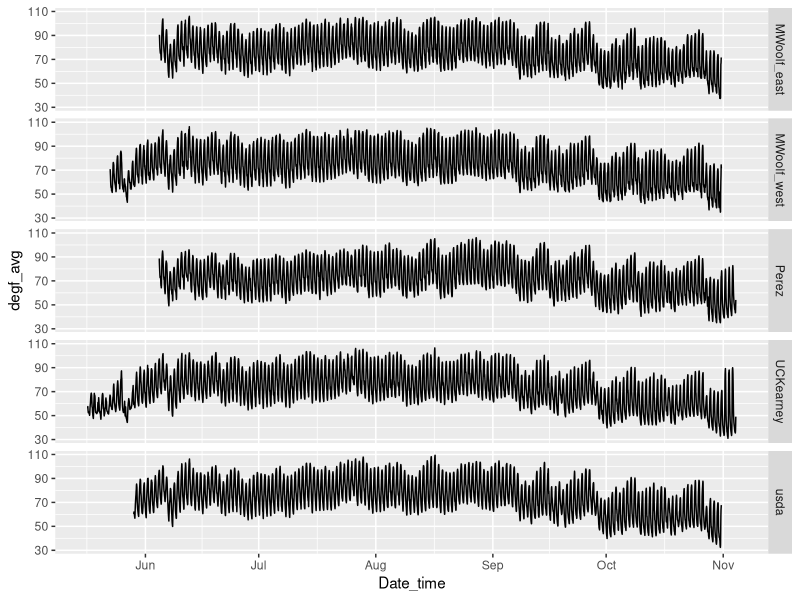
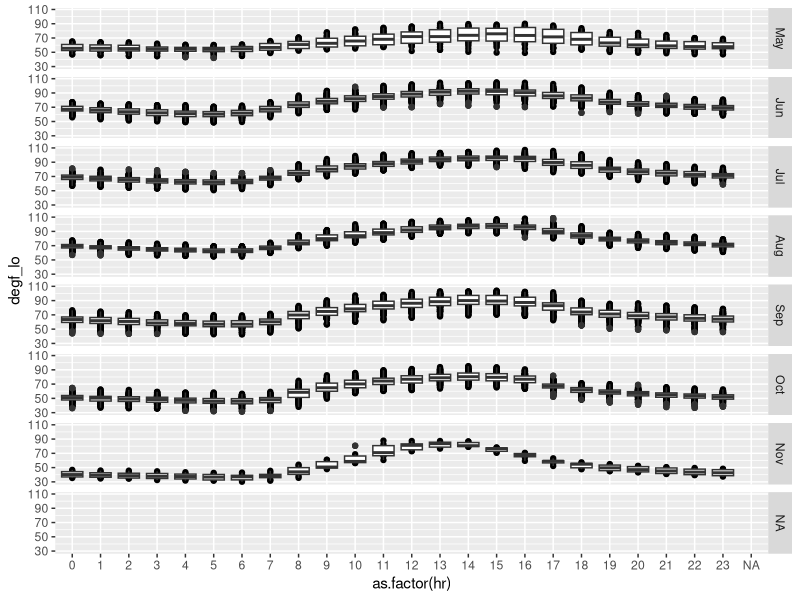

R code for these plots, in order: (Note: this script raises an error after producing the figures.)
#===========================================================================#
# script1_temperature_variation.R
# 
# Examine variation in nightly temperatures, and determine the number of
# observations in a range relevant to shifting mating activity earler
#
#===========================================================================#


library(tidyverse)
library(lubridate)

#---------------------------------------------------------------------------
## Variation in 2019 data

alltemps19 <- readr::read_csv("./data/trapview_temps_degf_y19.csv")

ggplot(alltemps19, aes(x = Date_time, y = degf_avg)) +
  geom_line() +
  facet_grid(site ~ .)

# May is in 2 of the 6 data sets, nothing earlier

# May is in 2 of the 6 data sets, nothing earlier

# Examine by month in order to contrast and to expand the x-scale. In order
# to do that, get month and day of month as variables

alltemps19
# A tibble: 18,969 x 6
#   site      Date_time           degf_avg degf_lo degf_hi rh_avg
#   <chr>     <dttm>                 <dbl>   <dbl>   <dbl>  <dbl>
# 1 UCKearney 2019-05-16 17:00:00     56.1    55.4    56.8   83.0
# 2 UCKearney 2019-05-16 18:00:00     57.5    56.1    58.6   81.7

nightly_19 <- alltemps19 %>% # 18969 to 798
  mutate(mnth = month(Date_time, label = TRUE, abbr = TRUE),
         day_of_mnth = mday(Date_time)) %>% 
  group_by(site, mnth, day_of_mnth) %>% 
  summarise(degf_lo = min(degf_lo)) %>% 
  mutate(lt66 = ifelse(degf_lo < 66,1,0),
         lt52 = ifelse(degf_lo <= 52,1,0))

nightly_19 <- nightly_19[complete.cases(nightly_19), ]
  # drop a pesky row of NAs
unique(nightly_19$mnth)


monthly19 <- nightly_19 %>% 
  group_by(site,mnth) %>% 
  summarise(lt66 = sum(lt66),
            lt52 = sum(lt52),
            nObs = n(),
            pct_lt66 = 100*lt66/nObs,
            pct_lt52 = 100*lt52/nObs)

head(monthly19)
# A tibble: 6 x 7
# Groups:   site [2]
#   site        mnth   lt66  lt52  nObs pct_lt66 pct_lt52
#   <chr>       <ord> <dbl> <dbl> <int>    <dbl>    <dbl>
# 1 MWoolf_east Jun      19     0    27     70.4      0  
# 2 MWoolf_east Jul      23     0    31     74.2      0  
# 3 MWoolf_east Aug      22     0    31     71.0      0  

unique(monthly19$mnth)

tbl_lt66 <- monthly19 %>% 
  select(site,mnth,pct_lt66) %>% 
  pivot_wider(id_cols = site, 
              names_from = mnth, 
              values_from = pct_lt66,
              values_fill = 0)

tbl_lt66 <- tbl_lt66[,c(1,7,2:6,8)]
tbl_lt66
# A tibble: 5 x 8
# Groups:   site [5]
#   site          May   Jun   Jul   Aug   Sep   Oct   Nov
#   <chr>       <dbl> <dbl> <dbl> <dbl> <dbl> <dbl> <dbl>
# 1 MWoolf_east     0  70.4  74.2  71.0  96.7   100     0
# 2 MWoolf_west   100  90    83.9 100    96.7   100     0
# 3 Perez           0  92.6  96.8  74.2  93.3   100   100
# 4 UCKearney     100  86.7  80.6  80.6  96.7   100   100
# 5 usda          100  76.7  71.0  74.2  90     100     0

   # Entered top of range most nights, most sites

tbl_lt52 <- monthly19 %>% 
  select(site,mnth,pct_lt52) %>% 
  pivot_wider(id_cols = site, 
              names_from = mnth, 
              values_from = pct_lt52,
              values_fill = 0)

tbl_lt52 <- tbl_lt52[,c(1,7,2:6,8)]
tbl_lt52
# A tibble: 5 x 8
# Groups:   site [5]
#   site          May   Jun   Jul   Aug   Sep   Oct   Nov
#   <chr>       <dbl> <dbl> <dbl> <dbl> <dbl> <dbl> <dbl>
# 1 MWoolf_east   0    0     0        0  10    77.4     0
# 2 MWoolf_west  40    3.33  0        0  20    96.8     0
# 3 Perez         0   14.8   9.68     0  16.7  96.8   100
# 4 UCKearney    56.2  3.33  0        0  23.3 100     100
# 5 usda          0    3.33  0        0  26.7 100       0

# At lower end variable, cooler before June and after Aug

# Visualization of nighttime tempratures
alltemps19$hr = hour(alltemps19$Date_time)
alltemps19$mnth = month(alltemps19$Date_time, label = TRUE, abbr = TRUE)
alltemps19

ggplot(alltemps19, aes(x = as.factor(hr), y = degf_lo)) +
  geom_point() + 
  geom_boxplot() +
  facet_grid(mnth ~ .) 

#---------------------------------------------------------------------------
## Variation in 2020 data

alltemps20 <- readr::read_csv("./data/trapview_temps_degf_y20.csv")
head(alltemps20,2)
# A tibble: 2 x 6
#   Date_time           degf_avg degf_lo degf_hi rh_avg site 
#   <dttm>                 <dbl>   <dbl>   <dbl>  <dbl> <chr>
# 1 2020-04-22 02:00:00     51.5    50.2    52.5   90.3 MWT1 
# 2 2020-04-22 03:00:00     49.5    48.9    49.8   93.8 MWT1 

ggplot(alltemps20, aes(x = Date_time, y = degf_avg)) +
  geom_line() +
  facet_grid(site ~ .)
    # More holes in the data compared to 2018

alltemps20
# A tibble: 17,580 x 6
#   Date_time           degf_avg degf_lo degf_hi rh_avg site 
#   <dttm>                 <dbl>   <dbl>   <dbl>  <dbl> <chr>
# 1 2020-04-22 02:00:00     51.5    50.2    52.5   90.3 MWT1 
# 2 2020-04-22 03:00:00     49.5    48.9    49.8   93.8 MWT1

nightly_20 <- alltemps20 %>% # 18969 to 798
  mutate(mnth = month(Date_time, label = TRUE, abbr = TRUE),
         day_of_mnth = mday(Date_time)) %>% 
  group_by(site, mnth, day_of_mnth) %>% 
  summarise(degf_lo = min(degf_lo)) %>% 
  mutate(lt66 = ifelse(degf_lo < 66,1,0),
         lt52 = ifelse(degf_lo <= 52,1,0))

nightly_20 <- nightly_20[complete.cases(nightly_20), ]
# drop a pesky row of NAs
unique(nightly_20$mnth)


monthly20 <- nightly_20 %>% 
  group_by(site,mnth) %>% 
  summarise(lt66 = sum(lt66),
            lt52 = sum(lt52),
            nObs = n(),
            pct_lt66 = 100*lt66/nObs,
            pct_lt52 = 100*lt52/nObs)

head(monthly20)
# A tibble: 6 x 7
# Groups:   site [2]
#   site        mnth   lt66  lt52  nObs pct_lt66 pct_lt52
#   <chr>       <ord> <dbl> <dbl> <int>    <dbl>    <dbl>
# 1 MWoolf_east Jun      19     0    27     70.4      0  
# 2 MWoolf_east Jul      23     0    31     74.2      0  
# 3 MWoolf_east Aug      22     0    31     71.0      0  

unique(monthly20$mnth)

tbl_lt66 <- monthly20 %>% 
  select(site,mnth,pct_lt66) %>% 
  pivot_wider(id_cols = site, 
              names_from = mnth, 
              values_from = pct_lt66,
              values_fill = 0)

tbl_lt66 <- tbl_lt66[,c(1,7,2:6,8)]
tbl_lt66
# A tibble: 5 x 8
# Groups:   site [5]
#   site    Sep   Apr   May   Jun   Jul   Aug   Mar
#   <chr> <dbl> <dbl> <dbl> <dbl> <dbl> <dbl> <dbl>
# 1 MWT1   81.8   100  88.9  80    96.8  61.3     0
# 2 MWT2   95.5   100 100    86.7 100    74.2   100
# 3 MWT3   95.5   100  96.8  95.7  96.7  77.4     0
# 4 MWT4  100     100 100    96.3  96.3  77.4   100
# 5 MWT5   95.5     0   0     0    94.7  77.4     0

# Entered top of range most nights, most sites

tbl_lt52 <- monthly20 %>% 
  select(site,mnth,pct_lt52) %>% 
  pivot_wider(id_cols = site, 
              names_from = mnth, 
              values_from = pct_lt52,
              values_fill = 0)

tbl_lt52 <- tbl_lt52[,c(1:7)]
tbl_lt52
# A tibble: 5 x 7
# Groups:   site [5]
#   site    Apr   May   Jun   Jul   Aug   Sep
#   <chr> <dbl> <dbl> <dbl> <dbl> <dbl> <dbl>
# 1 MWT1   22.2  48.1  20       0  0        0
# 2 MWT2   70    48    16.7     0  0        0
# 3 MWT3   20    41.9  21.7     0  3.23     0
# 4 MWT4   70    48.1  18.5     0  0        0
# 5 MWT5    0     0     0       0  0        0

# At lower end variable, cooler before June and after Aug

# Visualization of nighttime tempratures
alltemps20$hr = hour(alltemps20$Date_time)
alltemps20$mnth = month(alltemps20$Date_time, label = TRUE, abbr = TRUE)
alltemps20

ggplot(alltemps20, aes(x = as.factor(hr), y = degf_lo)) +
  geom_point() + 
  geom_boxplot() +
  facet_grid(mnth ~ .) 



